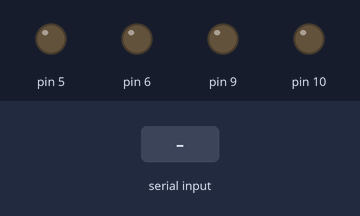
This sketch was run on a simulated Arduino Uno, built with avr-gcc and run on an emulated ATmega328P. On the bench: output pins drawn as LEDs (lit = HIGH). The inputs (shaded band) are chosen by the test bench.

Above: at 1.2 s.
1.3 s: "f" received over Serial
At 2.4 s:
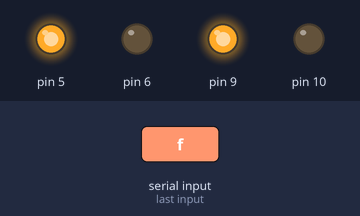
2.8 s: "b" received over Serial
At 3.6 s:
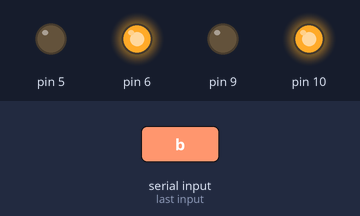
4.3 s: "l" received over Serial
At 4.7 s:
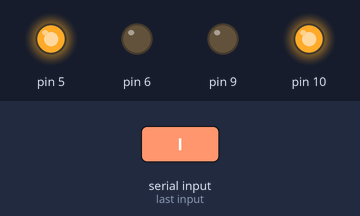
5.8 s: "r" received over Serial
At 7.0 s:
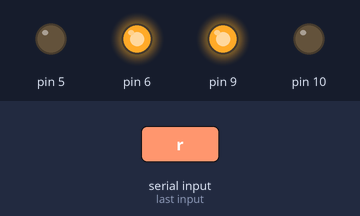
7.3 s: "s" received over Serial
At 8.2 s:
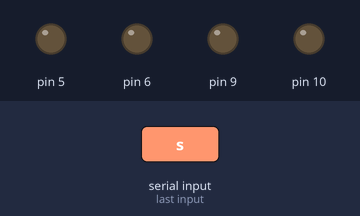
Timing chart, 0 to 9.8 s (numbered marks = the images above; inputs shaded):
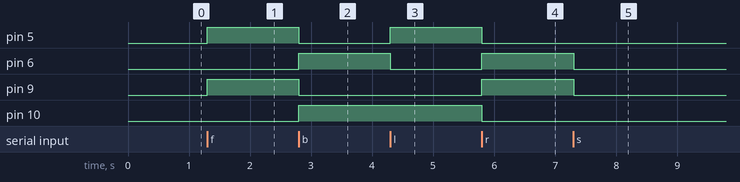

The sketch:

car.ino
```cpp
//f - forward
//b - back
//l - left
//r - right
//s - stop

void setup()
{
  pinMode(5, OUTPUT);
  pinMode(6, OUTPUT);
  pinMode(9, OUTPUT);
  pinMode(10, OUTPUT);
  Serial.begin(9600);
}
int income = 0;
void loop()
{
  if(Serial.available() > 0){
    income = Serial.read();
    switch(char(income)){
      case 'f':
      	forward();
      	break;
      case 'b':
      	backward();
      	break;
      case 'l':
      	left();
      	break;
      case 'r':
      	right();
      	break;
      case 's':
      	stop();
      	break;
      default:
      	break;
    }
  }
}

void forward(){
  digitalWrite(5, HIGH);
  digitalWrite(6, LOW);
  digitalWrite(9, HIGH);
  digitalWrite(10, LOW);
}

void backward(){
  digitalWrite(6, HIGH);
  digitalWrite(5, LOW);
  digitalWrite(10, HIGH);
  digitalWrite(9, LOW);
}

void left(){
  digitalWrite(5, HIGH);
  digitalWrite(6, LOW);
  digitalWrite(10, HIGH);
  digitalWrite(9, LOW);
}

void right(){
  digitalWrite(6, HIGH);
  digitalWrite(5, LOW);
  digitalWrite(9, HIGH);
  digitalWrite(10, LOW);
}

void stop(){
  digitalWrite(5, LOW);
  digitalWrite(6, LOW);
  digitalWrite(9, LOW);
  digitalWrite(10, LOW);
}
```

Measured:
- after the input at 1.3 s, pin 5, pin 9: LOW → HIGH at once
- after the input at 2.8 s, pin 5, pin 9: HIGH → LOW at once; pin 6, pin 10: LOW → HIGH at once
- after the input at 4.3 s, pin 5: LOW → HIGH at once; pin 6: HIGH → LOW at once
- after the input at 5.8 s, pin 5, pin 10: HIGH → LOW at once; pin 6, pin 9: LOW → HIGH at once
- after the input at 7.3 s, pin 6, pin 9: HIGH → LOW at once
